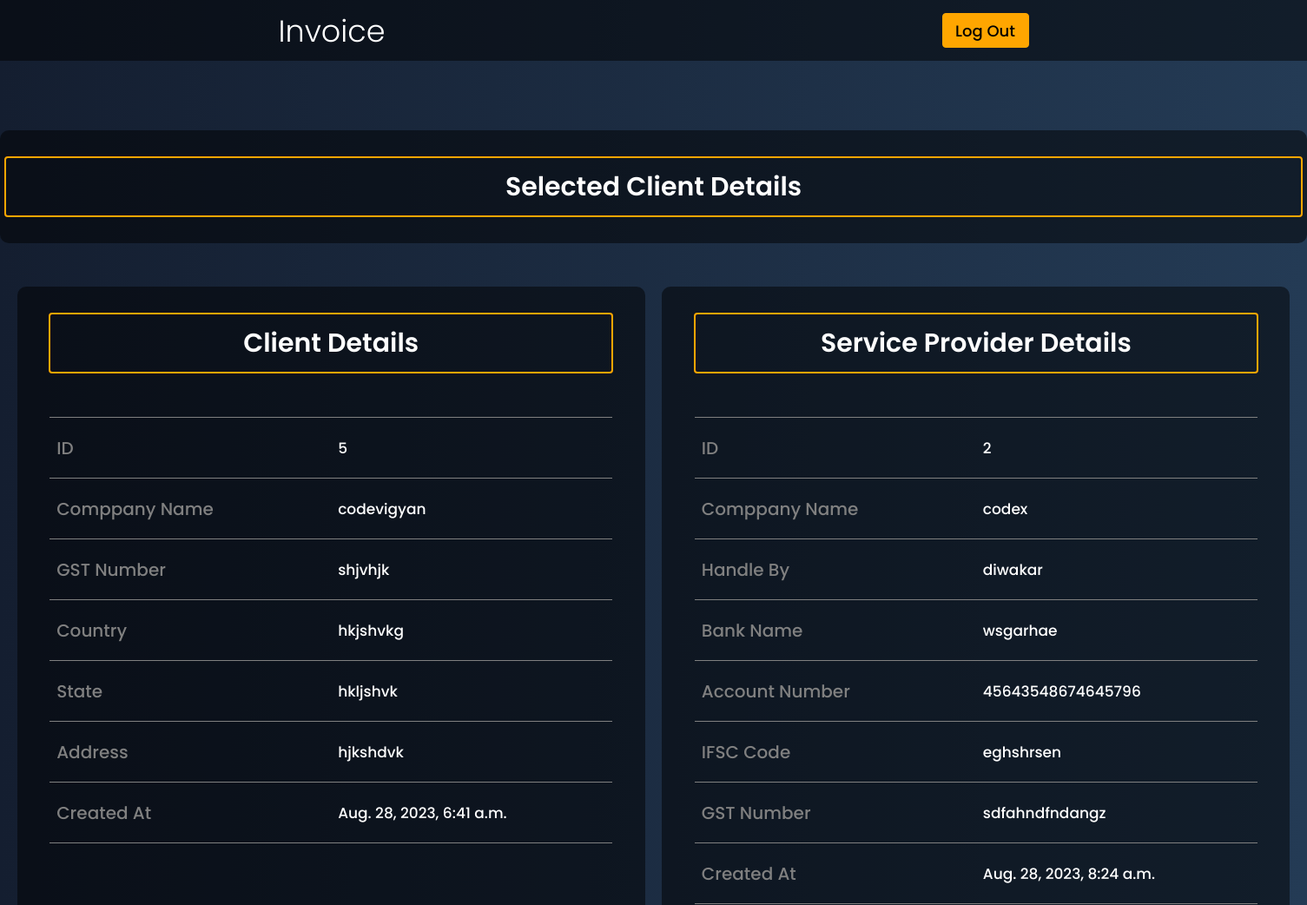
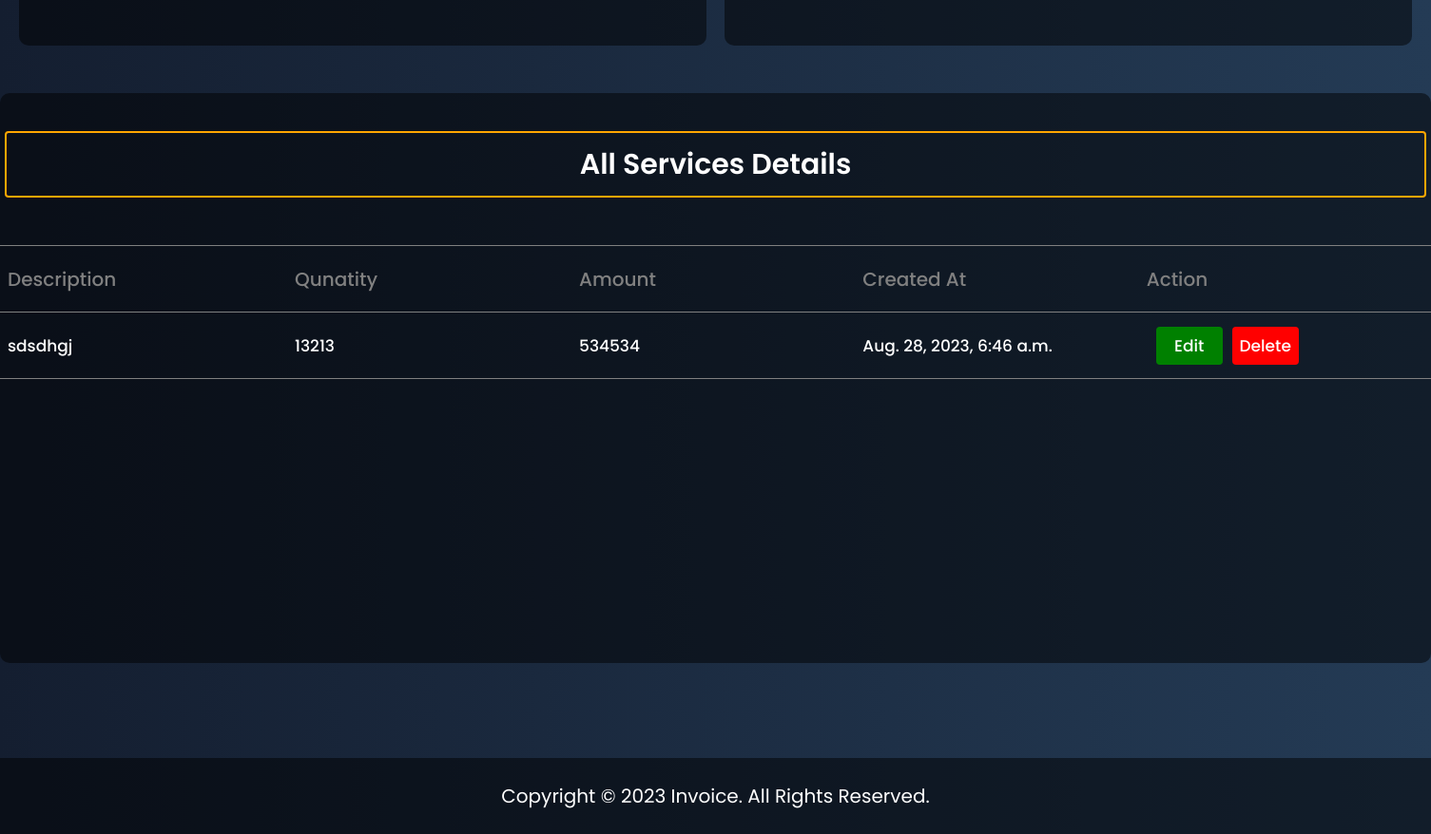
Screenshot of /review-invoice/all-client-details/5 (signed in) with the database file from the repository (2 pictures, top to bottom).
### addInvoice/models.py (models this page shows, shortened)
class Client(models.Model):
    company_name = models.CharField(max_length=250)
    gst_number = models.CharField(max_length=250)
    country = models.CharField(max_length=150)
    state = models.CharField(max_length=150)
    address = models.CharField(max_length=250)
    created_at = models.DateTimeField(auto_now_add=True)

class Services(models.Model):
    client = models.ForeignKey(Client, on_delete=models.CASCADE)
    description = models.CharField(max_length=250)
    quantity = models.IntegerField()
    amount = models.BigIntegerField()
    created_at = models.DateTimeField(auto_now_add=True)

### addServiceProvider/models.py (models this page shows, shortened)
class Company(models.Model):
    client = models.OneToOneField(
        Client, on_delete=models.CASCADE)
    company_name = models.CharField(max_length=250)
    handle_by = models.CharField(max_length=250)
    email = models.EmailField(max_length=250)
    phone = models.BigIntegerField()
    account_number = models.BigIntegerField()
    ifsc_code = models.CharField(max_length=250)
    bank_name = models.CharField(max_length=250)
    gst_number = models.CharField(max_length=250)
    created_at = models.DateTimeField(auto_now_add=True)

### reviewInvoice/views.py (the view)
# urls.py: path('all-client-details/<int:pk>', showReview, name='showReview'),
def showReview(request, pk):
    if request.user.is_authenticated:
        clientData = Client.objects.get(id=pk)
        try:
            companyData = Company.objects.get(client_id=pk)
        except Company.DoesNotExist:
            companyData = {'key':'val'}
        try:
            servicesData = Services.objects.filter(client_id=pk)
        except Services.DoesNotExist:
            servicesData = {'key':'val'}
        context = {
            'clientData':clientData,
            'companyData':companyData,
            'servicesData':servicesData,
            'titles':'Review Invoice - Invoice'
        }
        return render(request, 'reviewInvoice/htmls/showReview.html', context)
    else:
        return redirect('loginPage')

### templates/reviewInvoice/htmls/showReview.html
{% extends 'reviewInvoice/htmls/base.html' %}
{% load static %}
{% block showReview %}
<div class="showReviewSection">
    <div class="showReviewSectionContainer">
        <div class="showReview">
            <div class="showReviewLink">
                <p>Selected Client Details</p>
            </div>
        </div>
    </div>
    <div class="showReviewTwoBoxContainer">
        <div class="showReviewClientDetails">
            <div class="showReviewClientDetailsHeading">
                <p>Client Details</p>
            </div>
            <div class="showReviewClientDetailsTable">
                <table>
                    <tbody>
                        <tr>
                            <th>ID</th>
                            <td>{{clientData.id}}</td>
                        </tr>
                        <tr>
                            <th>Comppany Name</th>
                            <td>{{clientData.company_name}}</td>
                        </tr>
                        <tr>
                            <th>GST Number</th>
                            <td>{{clientData.gst_number}}</td>
                        </tr>
                        <tr>
                            <th>Country</th>
                            <td>{{clientData.country}}</td>
                        </tr>
                        <tr>
                            <th>State</th>
                            <td>{{clientData.state}}</td>
                        </tr>
                        <tr>
                            <th>Address</th>
                            <td>{{clientData.address}}</td>
                        </tr>
                        <tr>
                            <th>Created At</th>
                            <td>{{clientData.created_at}}</td>
                        </tr>
                    </tbody>
                </table>
            </div>
        </div>
        <div class="showReviewServiceProviderDetails">
            <div class="showReviewServiceProviderDetailsHeading">
                <p>Service Provider Details</p>
            </div>
            {% if companyData.key %}
            <div class="showReviewClientDetailsInfo">
                <p>Service Provider details not available, Please insert details first.</p>
            </div>
            {% else %}
            <div class="showReviewClientDetailsTable">
                <table>
                    <tbody>
                        <tr>
                            <th>ID</th>
                            <td>{{companyData.id}}</td>
                        </tr>
                        <tr>
                            <th>Comppany Name</th>
                            <td>{{companyData.company_name}}</td>
                        </tr>
                        <tr>
                            <th>Handle By</th>
                            <td>{{companyData.handle_by}}</td>
                        </tr>
                        <tr>
                            <th>Bank Name</th>
                            <td>{{companyData.bank_name}}</td>
                        </tr>
                        <tr>
                            <th>Account Number</th>
                            <td>{{companyData.account_number}}</td>
                        </tr>
                        <tr>
                            <th>IFSC Code</th>
                            <td>{{companyData.ifsc_code}}</td>
                        </tr>
                        <tr>
                            <th>GST Number</th>
                            <td>{{companyData.gst_number}}</td>
                        </tr>
                        <tr>
                            <th>Created At</th>
                            <td>{{companyData.created_at}}</td>
                        </tr>
                    </tbody>
                </table>
            </div>
            {% endif %}
        </div>
    </div>
    <div class="showReviewAllServicesContainer">
        <div class="showReviewAllServices">
            <div class="showReviewAllServicesLink">
                <p>All Services Details</p>
            </div>
            {% if companyData.key %}
            <div class="showReviewAllServicesInfo">
                <p>No Service provided yet, Please insert Services first.</p>
            </div>
            {% else %}
            <div class="showReviewAllServicesTable">
                <table>
                    <thead>
                        <th>Description</th>
                        <th>Qunatity</th>
                        <th>Amount</th>
                        <th>Created At</th>
                        <th>Action</th>
                    </thead>
                    <tbody>
                        {% for obj in servicesData %}
                        <tr>
                            <td>{{obj.description}}</td>
                            <td>{{obj.quantity}}</td>
                            <td>{{obj.amount}}</td>
                            <td>{{obj.created_at}}</td>
                            <td>
                                <div class="allServiceProviderTable">
                                    <div class="allServiceProviderTableEdit">
                                        <a href="/">Edit</a>
                                    </div>
                                    <div class="allServiceProviderTableDelete">
                                        <a href="/">Delete
                                        </a>
                                    </div>
                                </div>
                            </td>
                        </tr>
                        {% endfor %}
                    </tbody>
                </table>
            </div>
            {% endif %}
        </div>
    </div>
</div>
{% endblock showReview %}

### static/reviewInvoice/css/style.css (style rules this page uses)
* { margin: 0; padding: 0; box-sizing: border-box; }
body { font-family: 'Poppins', sans-serif; background-image: linear-gradient(to right, #141e30, #243b55); position: relative; }
table { border-collapse: collapse; width: 100%; margin-top: 50px; }
td, th { vertical-align: middle; border: 1px solid gray; border-left: none; border-right: none; text-align: left; padding: 8px; width: 324px; font-size: 20px; font-weight: 500; color: gray; height: 70px; justify-content: center; }
td { font-size: 17px; color: white; }
.allServiceProviderTable { display: flex; }
.allServiceProviderTable a { display: flex; width: 70px; height: 40px; border-radius: 4px; color: white; text-decoration: none; justify-content: center; align-items: center; }
.allServiceProviderTableDelete { margin-left: 2 0px; }
.allServiceProviderTableEdit a { margin-left: 10px; background-color: green; }
.allServiceProviderTableDelete a { background-color: red; margin-left: 10px; }
.showReviewSection { margin-top: 150px; margin-bottom: 100px; }
.showReviewSectionContainer { display: flex; justify-content: space-evenly; color: white; }
.showReview { width: 1600px; height: 130px; display: flex; justify-content: center; align-items: center; flex-direction: column; background-color:rgba(0,0,0,0.5); border-radius: 10px; }
.showReviewLink p { display: flex; width: 1495px; height: 70px; font-size: 30px; font-weight: 600; border: 2px solid rgb(255, 166, 0); border-radius: 4px; color: white; text-decoration: none; justify-content: center; align-items: center; }
.showReviewTwoBoxContainer { display: flex; justify-content: space-evenly; margin-top: 50px; color: white; }
.showReviewClientDetails { width: 723px; height: 760px; display: flex; align-items: center; flex-direction: column; background-color:rgba(0,0,0,0.5); border-radius: 10px; }
.showReviewServiceProviderDetails { width: 723px; height: 760px; display: flex; align-items: center; flex-direction: column; background-color:rgba(0,0,0,0.5); border-radius: 10px; }
.showReviewAllServicesContainer { display: flex; justify-content: space-evenly; margin-top: 50px; color: white; }
.showReviewAllServices { width: 1600px; height: 600px; display: flex; align-items: center; flex-direction: column; background-color:rgba(0,0,0,0.5); border-radius: 10px; }
.showReviewAllServicesLink p { display: flex; width: 1495px; height: 70px; font-size: 30px; font-weight: 600; border: 2px solid rgb(255, 166, 0); border-radius: 4px; color: white; text-decoration: none; justify-content: center; align-items: center; margin-top: 40px; }
.showReviewClientDetailsHeading { display: flex; width: 650px; height: 70px; font-size: 30px; font-weight: 600; border: 2px solid rgb(255, 166, 0); border-radius: 4px; color: white; text-decoration: none; justify-content: center; align-items: center; margin-top: 30px; }
.showReviewServiceProviderDetailsHeading { display: flex; width: 650px; height: 70px; font-size: 30px; font-weight: 600; border: 2px solid rgb(255, 166, 0); border-radius: 4px; color: white; text-decoration: none; justify-content: center; align-items: center; margin-top: 30px; }

### rows the page displays
Client: id "5", company_name "codevigyan", gst_number "shjvhjk", country "hkjshvkg", state "hkljshvk", address "hjkshdvk", created_at "Aug. 28, 2023, 6:41 a.m."
Company: id "2", company_name "codex", handle_by "diwakar", bank_name "wsgarhae", account_number "45643548674645796", ifsc_code "eghshrsen", gst_number "sdfahndfndangz", created_at "Aug. 28, 2023, 8:24 a.m."
Services: description "sdsdhgj", quantity "13213", amount "534534", created_at "Aug. 28, 2023, 6:46 a.m."
